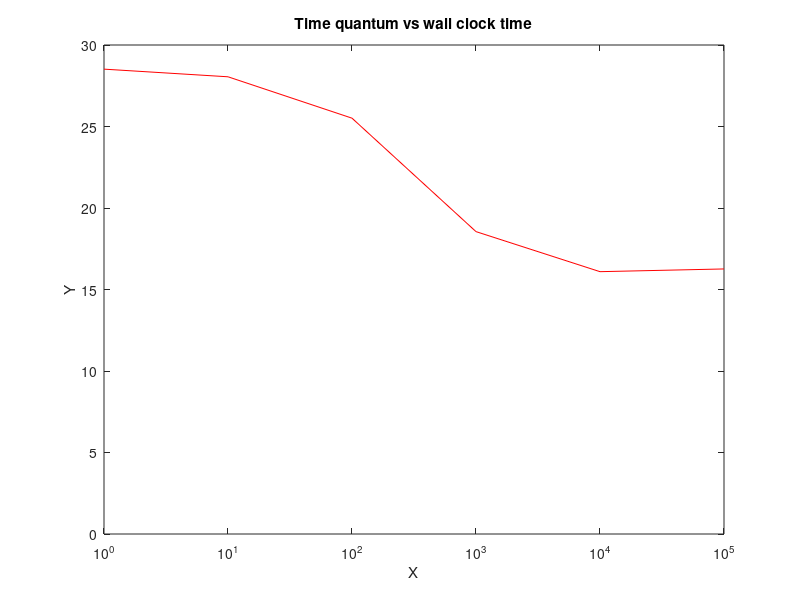

This figure's MATLAB source:
x = [1, 10, 100, 1000, 10000, 100000];
y = [28.519, 28.05, 25.511, 18.551, 16.094, 16.261];

plot(x, y, 'r');
xlabel('X');
ylabel('Y');
title('Time quantum vs wall clock time');
xlim([1 100000])
ylim([0 30])
set(gca, 'XScale', 'log'); % set logarithmic scale for x-axis
# grid on;

